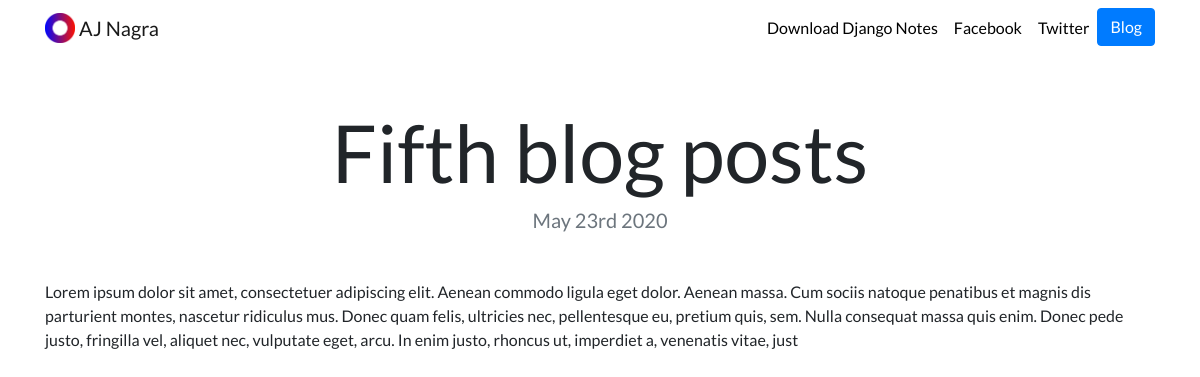
/blog/5/, run on the app's committed database.
### blog/models.py (models this page shows, shortened)
class Blog(models.Model):
    title = models.CharField(max_length=200)
    description = models.TextField()
    date = models.DateField()

### blog/views.py (the view)
# urls.py: path('<int:blog_id>/', views.detail, name='detail'),
def detail(request, blog_id):
    blog = get_object_or_404(Blog, pk=blog_id)
    return render(request, 'blog/detail.html', {'blog':blog})

### blog/templates/blog/detail.html
{%extends 'portfolio/base.html' %}
{% load static %}
{% block content %}
<h1 class="text-center mt-5" id="blogdetailtitle">{{ blog.title }}</h1>
<h5 class="text-center text-muted mb-5">{{ blog.date|date:'F jS Y' }}</h5>
<p>{{ blog.description|safe }}</p>
{% endblock %}

### portfolio/static/portfolio/custom.css (style rules this page uses)
body { font-family: 'Lato', sans-serif; }
@media (min-width: 992px) { #blogdetailtitle { font-size: 5rem; } }

### data on the page
Blog: title "Fifth blog posts", date "May 23rd 2020", description "Lorem ipsum dolor sit amet, consectetuer adipiscing elit. Aenean commodo ligula eget dolor. Aenean massa. Cum sociis natoque penatibus et magnis dis parturient montes, nascetur ridiculus mus. Donec quam felis, ultricies nec, pellentesque eu, pretium quis, sem. Nulla consequat massa quis enim. Donec pede justo, fringilla vel, aliquet nec, vulputate eget, arcu. In enim justo, rhoncus ut, imperdiet a, venenatis vitae, just"
